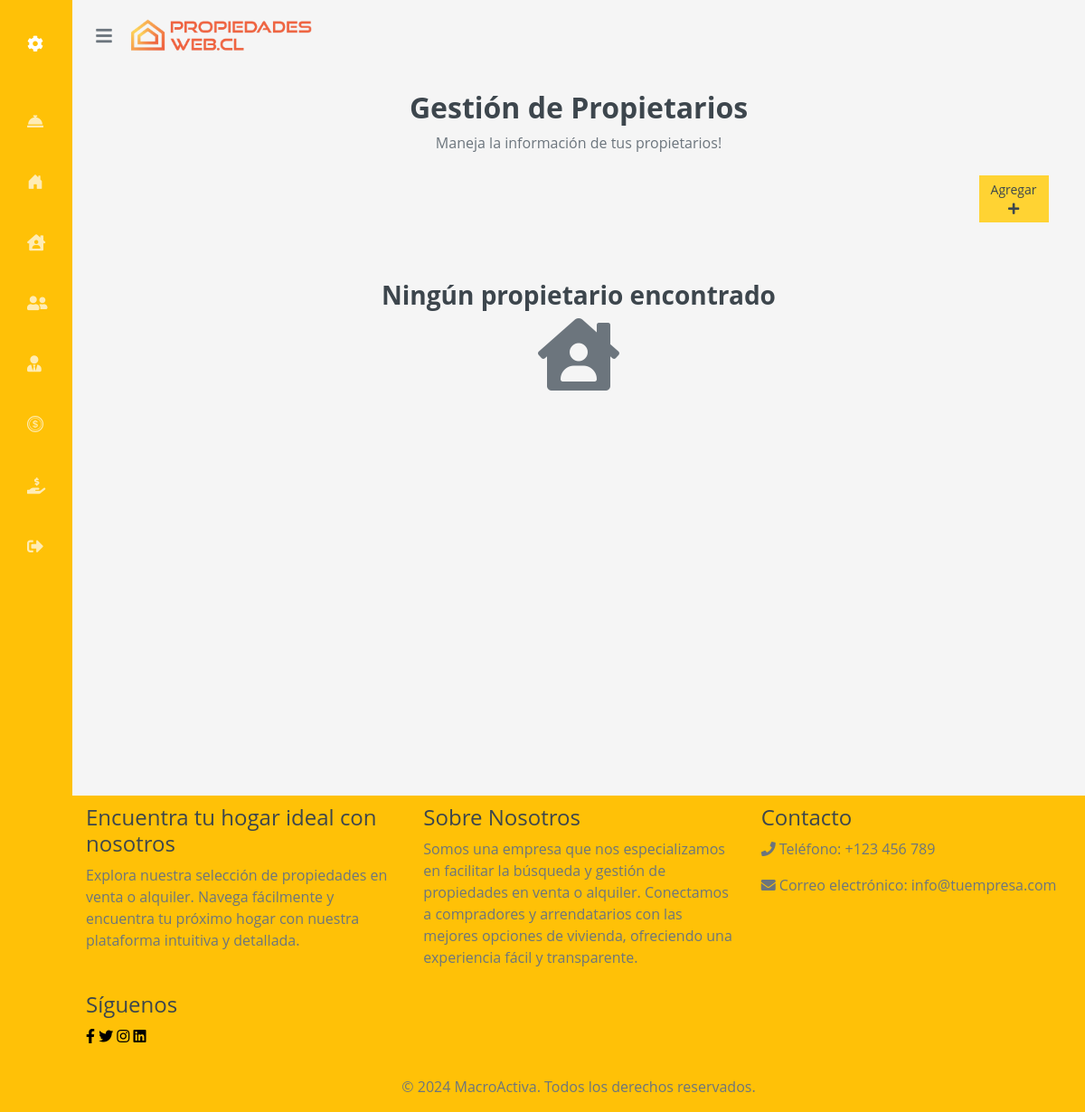
Before: /propietarios/ (signed in) with the older database file.
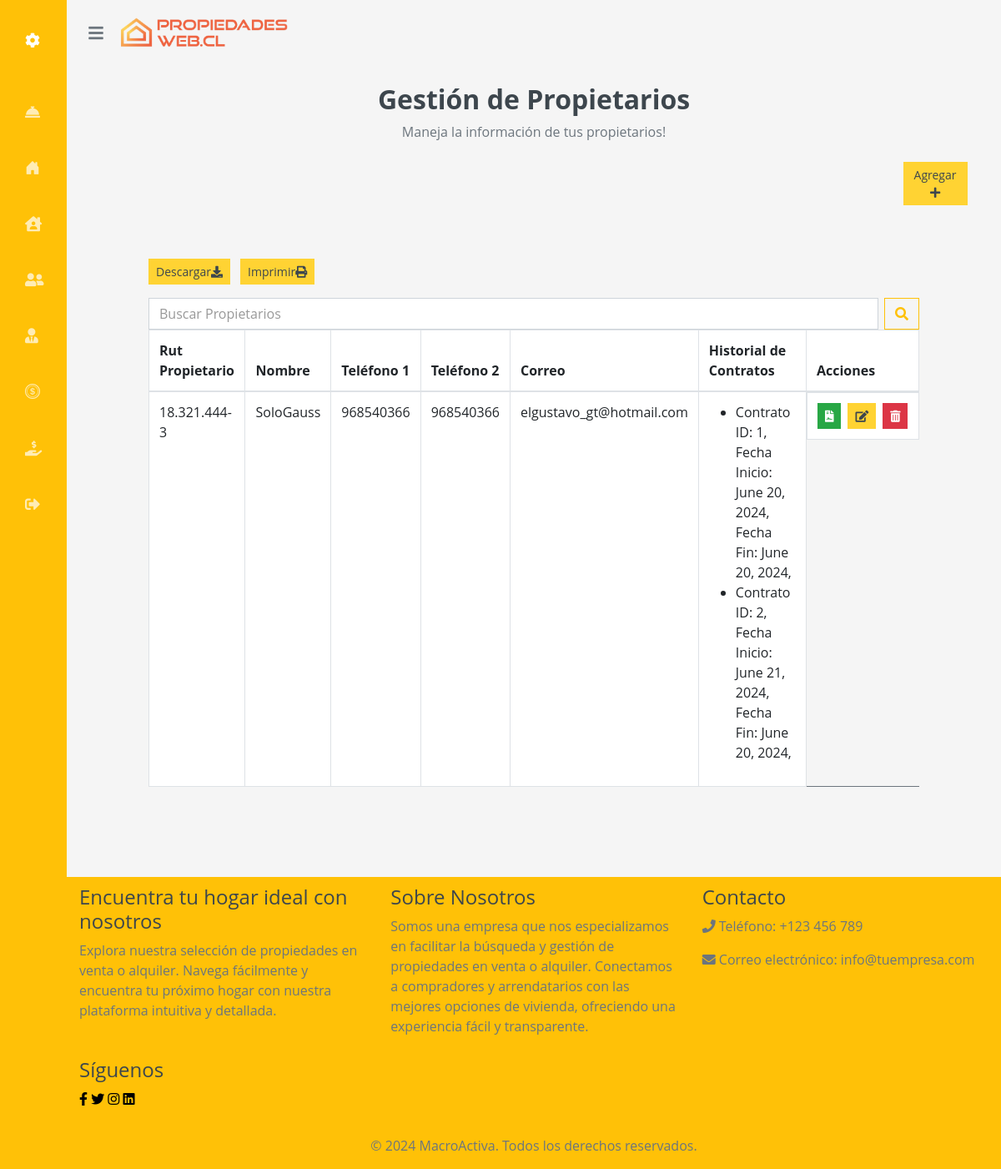
After: the same page with the newer database file.
### core/models.py (models this page shows, shortened)
class Propietario(models.Model):
    rut_propietario = models.CharField(max_length=12)
    nombre = models.CharField(max_length=150)
    telefono_1 = models.CharField(max_length=12)
    telefono_2 = models.CharField(max_length=12)
    correo = models.CharField(max_length=200)

class Contrato(models.Model):
    id_contrato = models.AutoField(primary_key=True)
    fecha_firma = models.DateField()
    estado = models.CharField(max_length=50)
    tipo_contrato = models.CharField(max_length=50)
    nro_propidades = models.IntegerField()
    fecha_termino = models.DateField()
    descripcion = models.TextField()
    rut_propietario = models.ForeignKey(Propietario, on_delete=CASCADE)
    rut_empresa = models.ForeignKey(EmpresaCorredora, on_delete=CASCADE)

### core/views.py (the view, shortened to what this page needs)
# urls.py: path('propietarios/', views.propietarios, name='propietarios'),
@login_required
def propietarios(request):
    form = frmContrato()
    contratos = Contrato.objects.filter(rut_empresa=request.user).order_by('-fecha_firma')
    propietarios = Propietario.objects.filter(contrato__rut_empresa=request.user).distinct()
    contexto = {}
    default_page = 1
    page = request.GET.get('page', default_page)
    query = request.GET.get('q')
    items_per_page = 5
    paginator = Paginator(propietarios, items_per_page)
    try:
        propietarios = paginator.page(page)
    except PageNotAnInteger:
        propietarios = paginator.page(default_page)
    except EmptyPage:
        propietarios = paginator.page(paginator.num_pages)
    contexto["contratos"] = contratos
    contexto["propietarios"] = propietarios
    contexto["form"] = form
    return render(request, 'core/propietarios.html', contexto)

### core/forms.py
class frmContrato(forms.ModelForm):
    class Meta:
        model = Contrato
        fields = ['fecha_firma','estado','tipo_contrato','nro_propidades','fecha_termino', 'descripcion']
        widgets = {
            'fecha_firma': forms.DateInput(attrs={'type': 'date'}),
            'fecha_termino': forms.DateInput(attrs={'type': 'date'})
        }

### core/templates/core/propietarios.html (shortened to what the changed rows need)
{% extends "core/base.html" %}
{% load static %}
{% load crispy_forms_tags %}
{% block content %}
<div class="container-fluid mb-3">
    <h2 style="text-align:center;">Gestión de Propietarios</h2>
<div class="row px-xl-5">
    <div class="col-lg-12">
    {% if propietarios %}
<div class="container mt-5">
    <div class="table-responsive">
        <div class="d-flex justify-content-between align-items-center mb-3">
            <div>
                <button class="btn btn-primary btn-sm me-2"id="downloadButton" class="btn btn-success">Descargar<i class="fas fa-download"></i></button>
                <button class="btn btn-primary btn-sm me-2"id="printButton" class="btn btn-info">Imprimir<i class="fas fa-print"></i></button>
            </div>
        </div>
        <div class="flex relative">
            <form method="get" action="{% url 'propietarios' %}" class="form-inline my-2 my-lg-0 w-100">
                <div class="input-group w-100">
                    <input class="form-control me-2" name="q" type="search" placeholder="Buscar Propietarios" aria-label="Search">
                    <button class="btn btn-outline-warning" type="submit"><i class="fas fa-search"></i></button>
                </div>
            </form>
        </div>
    <table class="table table-bordered">
        <thead>
            <tr>
                <th scope="col">Rut Propietario</th>
                <th scope="col">Nombre</th>
                <th scope="col">Teléfono 1</th>
                <th scope="col">Teléfono 2</th>
                <th scope="col">Correo</th>
                <th scope="col">Historial de Contratos</th>
                <th scope="col">Acciones</th>
            </tr>
        </thead>
        <tbody>
            {% for propietario in propietarios %}
            <tr>
                <td>{{ propietario.rut_propietario }}</td>
                <td>{{ propietario.nombre }}</td>
                <td>{{ propietario.telefono_1 }}</td>
                <td>{{ propietario.telefono_2 }}</td>
                <td>{{ propietario.correo }}</td>
                <td>
                    <ul>
                        {% for historial_contrato in propietario.contrato_set.all %}
                        <li>
                            Contrato ID: {{ historial_contrato.id_contrato }},
                            Fecha Inicio: {{ historial_contrato.fecha_firma }},
                            Fecha Fin: {{ historial_contrato.fecha_termino }},
                        </li>
                        {% endfor %}
                    </ul>
                </td>
                <td class="d-flex justify-content-between">
                    <button class="btn btn-sm btn-success mr-2 add-contract-btn" data-rut_propietario="{{ propietario.rut_propietario }}" data-toggle="modal" data-target="#addModal ">
                        <i class="fas fa-solid fa-file-contract"></i>
                    </button>
                    <button class="btn btn-sm btn-primary edit-btn mr-2" data-id="{{ propietario.id}}" data-rut_propietario="{{propietario.rut_propietario}}" data-nombre="{{ propietario.nombre }}" data-telefono_1="{{ propietario.telefono_1 }}" data-telefono_2="{{ propietario.telefono_2 }}" data-correo="{{ propietario.correo }}">
                        <i class="fas fa-edit"></i>
                    </button>
                    <button class="btn btn-sm btn-danger delete-btn" data-id="{{ propietario.id }}">
                        <i class="fas fa-trash-alt"></i>
                    </button>
                </td>
            </tr>
            {% endfor %}
        </tbody>
    </table>
    </div>
</div>
    {% else %}
        <div class="text-center mt-5">
            <h3>Ningún propietario encontrado</h3>
            <i class="fas fa-house-user icon fa-5x"></i>
        </div>
    {% endif %}
        </div>
    </div>
</div>
{% endblock %}

Changed rows visible on the page:
added Propietario: rut_propietario "18.321.444-3", nombre "SoloGauss", telefono_1 "968540366", telefono_2 "968540366", correo "elgustavo_gt@hotmail.com"
added Contrato: id_contrato "1", fecha_firma "June 20, 2024", fecha_termino "June 20, 2024"
added Contrato: id_contrato "2", fecha_firma "June 21, 2024", fecha_termino "June 20, 2024"
Other visible differences:
text no longer shown: "Ningún propietario encontrado"
text now shown: "Descargar Imprimir Rut Propietario Nombre Teléfono 1 Teléfono 2 Correo Historial de Contratos Acciones"
